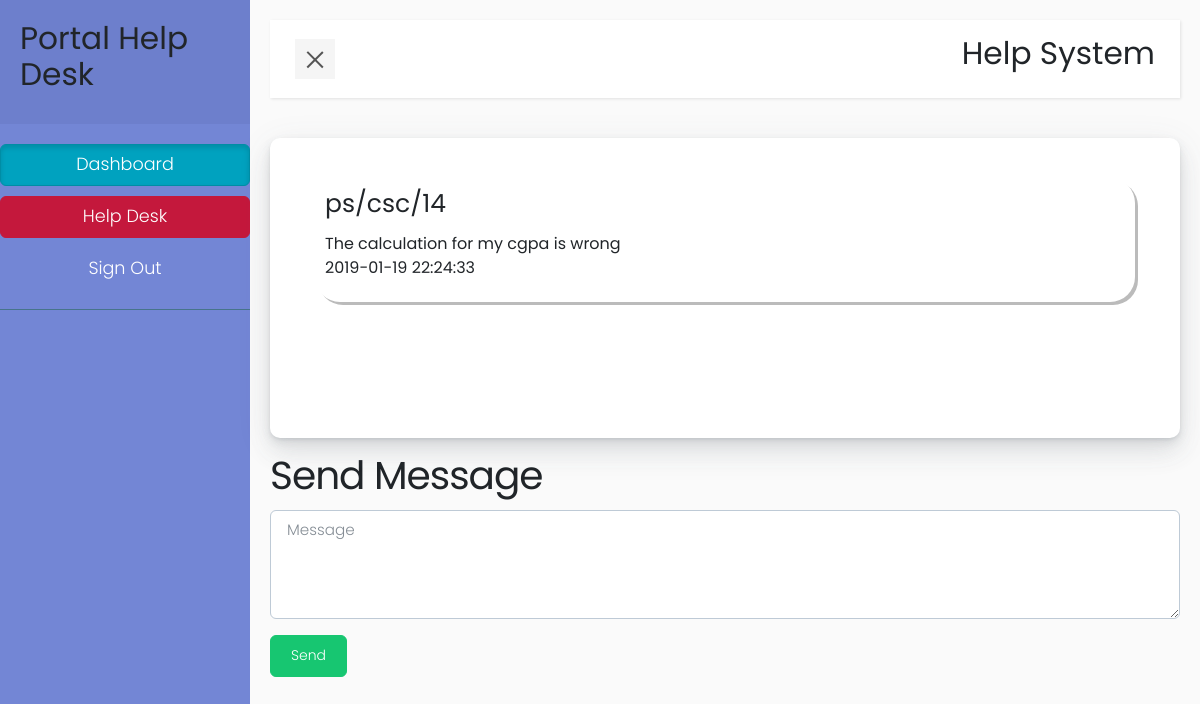
The page /pages/residential_page.php?id=51 on the database its author committed.
### tables this page shows
CREATE TABLE `chatdb` (
  `id` int(11) NOT NULL,
  `studid` varchar(25) NOT NULL,
  `subject` char(40) NOT NULL,
  `message_sent` text NOT NULL,
  `message_reply_id` int(11) NOT NULL DEFAULT '0',
  `topic` text NOT NULL,
  `activity` timestamp NOT NULL DEFAULT CURRENT_TIMESTAMP
);

### pages/residential_page.php (the view, shortened to what this page needs)
<body>
	<?php include 'nav.php'; ?>
 	<div>
 				<div style="height: 300px;" class="container-fluid card example-1 scrollbar-ripe-malinka">
 				<?php
 				if (isset($_GET['id'])) {
					$id = $_GET['id'];
					$sqlquery= "SELECT * FROM chatdb WHERE id = '$id' AND message_reply_id ='0'";
					$row1 = mysqli_query($dbcon, $sqlquery);
				 	$message_topic1 = mysqli_fetch_assoc($row1);
				 }
 				 ?>
 				<div class="card-body">
				<div id="section2" style="height: auto; width: auto;" class="container-fluid">
 						<h4><?php echo $message_topic1['studid']; ?></h4>
					  <h6><?php echo nl2br($message_topic1['message_sent']); ?> <br> <?php echo $message_topic1['activity']; ?></h6>
				</div>
			</div>
 		</div>
			</div>
			<div style="margin-top: 20px;">
				<h2>Send Message</h2>
				<form class="form" method="POST">
					<div class="form-group">
						<textarea class="form-control" rows="4" name="message" placeholder="Message" required="required"></textarea>
					</div>
					<input type="submit" id="sendmessage" name="sendmessage" value="Send" class="btn btn-success">
				</form>
			</div>
	</div>
	<?php include 'footer.php'; ?>
</body>

### css/style5.css (style rules this page uses)
body { font-family: 'Poppins', sans-serif; background: #fafafa; }

### pages/nav.php (style rules this page uses)
body { position: relative; }
#section2 { padding:10px; margin-top:10px; color: #fff; box-shadow: 3px 3px #bbbbbb; border-radius:25px; background-color: white; }
.example-1 { position: relative; overflow-y: scroll; height: 200px; }

### rows shown on the page
chatdb: studid "ps/csc/14", message_sent "The calculation for my cgpa is wrong", activity "2019-01-19 22:24:33"
